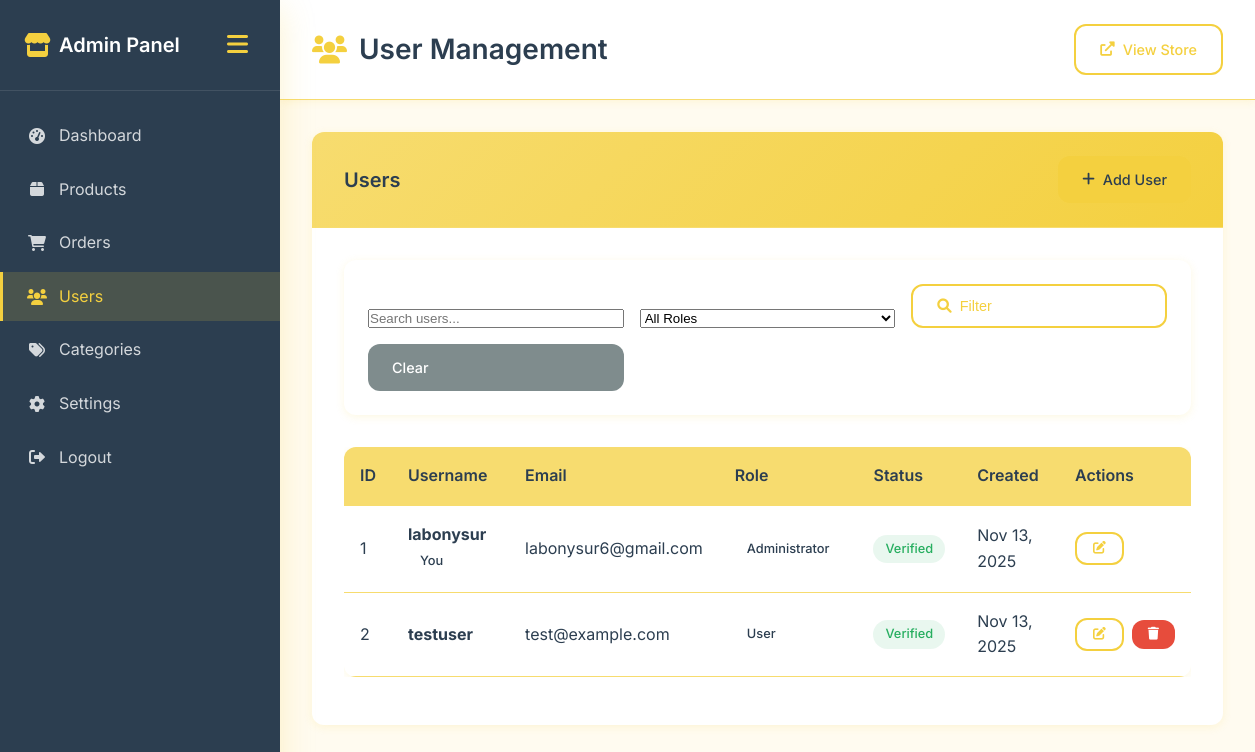
The page /admin/users.php (signed in) on the database its author committed.
### tables this page shows
CREATE TABLE users (
    id INT AUTO_INCREMENT PRIMARY KEY,
    username VARCHAR(50) NOT NULL UNIQUE,
    email VARCHAR(100) NOT NULL UNIQUE,
    password VARCHAR(255) NOT NULL,
    is_admin BOOLEAN DEFAULT FALSE,
    email_verified BOOLEAN DEFAULT FALSE,
    email_otp VARCHAR(10) DEFAULT NULL,
    email_otp_expires DATETIME DEFAULT NULL,
    phone VARCHAR(20) DEFAULT NULL,
    full_name VARCHAR(100) DEFAULT NULL,
    address TEXT DEFAULT NULL,
    city VARCHAR(50) DEFAULT NULL,
    postal_code VARCHAR(20) DEFAULT NULL,
    country VARCHAR(50) DEFAULT 'Bangladesh',
    created_at TIMESTAMP DEFAULT CURRENT_TIMESTAMP,
    updated_at TIMESTAMP DEFAULT CURRENT_TIMESTAMP ON UPDATE CURRENT_TIMESTAMP
);

### admin/users.php (the view, shortened to what this page needs)
<?php
include "../includes/functions.php";
$action = $_GET['action'] ?? 'list';
$user = null;
$page = intval($_GET['page'] ?? 1);
$limit = 15;
$offset = ($page - 1) * $limit;
$search = $_GET['search'] ?? '';
$where_conditions = [];
$params = [];
$where_clause = !empty($where_conditions) ? "WHERE " . implode(" AND ", $where_conditions) : "";
$stmt = $pdo->prepare("SELECT * FROM users $where_clause ORDER BY created_at DESC LIMIT $limit OFFSET $offset");
$stmt->execute($params);
$users = $stmt->fetchAll();
?>
<!DOCTYPE html>
<html lang="en">
<head>
    <link rel="stylesheet" href="../assets/css/admin.css">
    <link rel="stylesheet" href="https://cdnjs.cloudflare.com/ajax/libs/font-awesome/6.0.0/css/all.min.css">
</head>
<body>
    <div class="admin-container">
        <aside class="sidebar" id="sidebar">
            <div class="sidebar-header">
                <h2><i class="fas fa-store"></i> Admin Panel</h2>
                <button class="sidebar-toggle" id="sidebarToggle">
                    <i class="fas fa-bars"></i>
                </button>
            </div>
            <nav class="sidebar-nav">
                <ul>
                    <li><a href="index.php"><i class="fas fa-tachometer-alt"></i> Dashboard</a></li>
                    <li><a href="products.php"><i class="fas fa-box"></i> Products</a></li>
                    <li><a href="orders.php"><i class="fas fa-shopping-cart"></i> Orders</a></li>
                    <li><a href="users.php" class="active"><i class="fas fa-users"></i> Users</a></li>
                    <li><a href="categories.php"><i class="fas fa-tags"></i> Categories</a></li>
                    <li><a href="settings.php"><i class="fas fa-cog"></i> Settings</a></li>
                    <li><a href="../pages/logout.php"><i class="fas fa-sign-out-alt"></i> Logout</a></li>
                </ul>
            </nav>
        </aside>
        <main class="main-content">
            <header class="main-header">
                <h1><i class="fas fa-users"></i> User Management</h1>
                <div class="header-actions">
                    <a href="../index.php" class="btn btn-outline" target="_blank">
                        <i class="fas fa-external-link-alt"></i> View Store
                    </a>
                </div>
            </header>
            <div class="content-wrapper">
                <?php if ($action === 'add' || $action === 'edit'): ?>
                    <div class="card">
                        <div class="card-header">
                            <h2><?= $action === 'edit' ? 'Edit User' : 'Add New User' ?></h2>
                            <a href="users.php" class="btn btn-outline">
                                <i class="fas fa-arrow-left"></i> Back to Users
                            </a>
                        </div>
                        <div class="card-body">
                            <form method="POST" class="user-form">
                                <?php if ($action === 'edit'): ?>
                                    <input type="hidden" name="id" value="<?= $user['id'] ?>">
                                    <input type="hidden" name="update_user" value="1">
                                <?php else: ?>
                                    <input type="hidden" name="add_user" value="1">
                                <?php endif; ?>
                                <div class="form-grid">
                                    <div class="form-group">
                                        <label for="username">Username *</label>
                                        <input type="text" id="username" name="username" required
                                               value="<?= $action === 'edit' ? htmlspecialchars($user['username']) : '' ?>">
                                    </div>
                                    <div class="form-group">
                                        <label for="email">Email *</label>
                                        <input type="email" id="email" name="email" required
                                               value="<?= $action === 'edit' ? htmlspecialchars($user['email']) : '' ?>">
                                    </div>
                                    <?php if ($action === 'add'): ?>
                                        <div class="form-group">
                                            <label for="password">Password *</label>
                                            <input type="password" id="password" name="password" required minlength="6">
                                        </div>
                                    <?php endif; ?>
                                    <div class="form-group">
                                        <label class="checkbox-label">
                                            <input type="checkbox" name="is_admin"
                                                   <?= ($action === 'edit' && $user['is_admin']) ? 'checked' : '' ?>>
                                            <span class="checkmark"></span>
                                            Administrator
                                        </label>
                                    </div>
                                </div>
                                <div class="form-actions">
                                    <button type="submit" class="btn btn-primary">
                                        <i class="fas fa-save"></i> <?= $action === 'edit' ? 'Update User' : 'Add User' ?>
                                    </button>
                                    <a href="users.php" class="btn btn-secondary">Cancel</a>
                                </div>
                            </form>
                        </div>
                    </div>
                <?php else: ?>
                    <div class="card">
                        <div class="card-header">
                            <h2>Users</h2>
                            <a href="users.php?action=add" class="btn btn-primary">
                                <i class="fas fa-plus"></i> Add User
                            </a>
                        </div>
                        <div class="card-body">
                            <div class="filters">
                                <form method="GET" class="filter-form">
                                    <div class="filter-group">
                                        <input type="text" name="search" placeholder="Search users..."
                                               value="<?= htmlspecialchars($search) ?>">
                                    </div>
                                    <div class="filter-group">
                                        <select name="role">
                                            <option value="">All Roles</option>
                                        </select>
                                    </div>
                                    <button type="submit" class="btn btn-outline">
                                        <i class="fas fa-search"></i> Filter
                                    </button>
                                    <a href="users.php" class="btn btn-secondary">Clear</a>
                                </form>
                            </div>
                            <?php if (empty($users)): ?>
                                <div class="empty-state">
                                    <i class="fas fa-users"></i>
                                    <h3>No users found</h3>
                                    <p>No users match your search criteria.</p>
                                </div>
                            <?php else: ?>
                                <div class="table-responsive">
                                    <table class="data-table">
                                        <thead>
                                            <tr>
                                                <th>ID</th>
                                                <th>Username</th>
                                                <th>Email</th>
                                                <th>Role</th>
                                                <th>Status</th>
                                                <th>Created</th>
                                                <th>Actions</th>
                                            </tr>
                                        </thead>
                                        <tbody>
                                            <?php foreach ($users as $user_item): ?>
                                                <tr>
                                                    <td><?= $user_item['id'] ?></td>
                                                    <td>
                                                        <div class="user-info">
                                                            <strong><?= htmlspecialchars($user_item['username']) ?></strong>
                                                            <?php if ($user_item['id'] == $_SESSION['user_id']): ?>
                                                                <span class="badge badge-info">You</span>
                                                            <?php endif; ?>
                                                        </div>
                                                    </td>
                                                    <td><?= htmlspecialchars($user_item['email']) ?></td>
                                                    <td>
                                                        <span class="badge badge-<?= $user_item['is_admin'] ? 'admin' : 'user' ?>">
                                                            <?= $user_item['is_admin'] ? 'Administrator' : 'User' ?>
                                                        </span>
                                                    </td>
                                                    <td>
                                                        <span class="badge badge-<?= $user_item['email_verified'] ? 'active' : 'inactive' ?>">
                                                            <?= $user_item['email_verified'] ? 'Verified' : 'Unverified' ?>
                                                        </span>
                                                    </td>
                                                    <td><?= date('M j, Y', strtotime($user_item['created_at'])) ?></td>
                                                    <td>
                                                        <div class="action-buttons">
                                                            <a href="users.php?action=edit&id=<?= $user_item['id'] ?>"
                                                               class="btn btn-sm btn-outline" title="Edit">
                                                                <i class="fas fa-edit"></i>
                                                            </a>
                                                            <?php if ($user_item['id'] != $_SESSION['user_id']): ?>
                                                                <form method="POST" style="display: inline;"
                                                                      onsubmit="return confirm('Are you sure you want to delete this user?')">
                                                                    <button type="submit" class="btn btn-sm btn-danger" title="Delete">
                                                                        <i class="fas fa-trash"></i>
                                                                    </button>
                                                                </form>
                                                            <?php endif; ?>
                                                        </div>
                                                    </td>
                                                </tr>
                                            <?php endforeach; ?>
                                        </tbody>
                                    </table>
                                </div>
                            <?php endif; ?>
                        </div>
                    </div>
                <?php endif; ?>
            </div>
        </main>
    </div>
</body>
</html>

### rows shown on the page
users: id "1", username "labonysur", shows "You", email "labonysur6@gmail.com", is_admin "Administrator", email_verified "Verified", created_at "Nov 13, 2025"
users: id "2", username "testuser", email "test@example.com", is_admin "User", email_verified "Verified", created_at "Nov 13, 2025"
